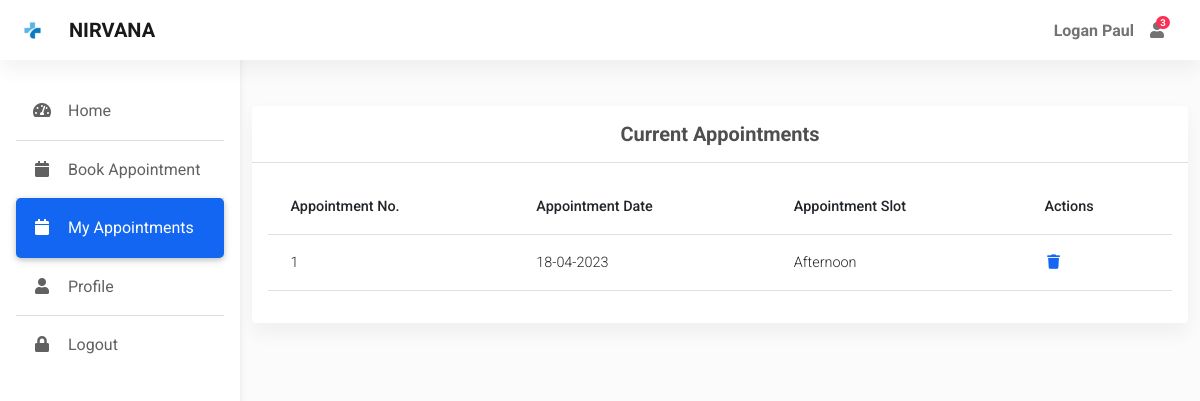
Screenshot of /myappointments/ (signed in) with the database file from the repository.
### app.py (models this page shows)
class User(db.Model, UserMixin):
    id = db.Column(db.Integer, primary_key=True)
    username = db.Column(db.String(50), nullable=False, unique=True)
    password = db.Column(db.String(50), nullable=False)
    name = db.Column(db.String(50), nullable=False)
    address = db.Column(db.String(80))
    city = db.Column(db.String(30))
    dob = db.Column(db.Date, nullable=False)
    gender = db.Column(db.String(10), nullable=False)
    is_doctor = db.Column(db.Boolean, default=False, nullable=False)
    mobile = db.Column(db.Integer)

class Appointment(db.Model):
    id = db.Column(db.Integer, primary_key=True)
    user_id = db.Column(db.Integer, db.ForeignKey('user.id'), nullable=False)
    slot = db.Column(db.String(50), nullable=False)
    date = db.Column(db.Date, nullable=False)
    status = db.Column(db.Boolean, default=False, nullable=False)

### app.py (the view)
@app.route("/myappointments/<int:id>", methods=['GET','POST'])
@app.route("/myappointments/")
@login_required
def myappointments(id=None):
    check_user = User.query.filter_by(id = current_user.id).first()
    if check_user.is_doctor:
        appointments = db.session.query(Appointment, User).join(User).filter(Appointment.date == date.today()).filter(Appointment.status == False).order_by(db.case({
            'morning': 1,
            'afternoon': 2,
            'evening': 3
        }, value=Appointment.slot)).all()
    else:
        appointments = Appointment.query.filter_by(user_id = current_user.id).all()
    appointment = None
    if id is not None:
        appointment = db.session.query(Appointment, User).join(User).filter(Appointment.id == id).all()
    return render_template("myappointments.html", appointments=appointments, appointment=appointment, id=id)

### app.py (called while the page is built)
@login_manager.user_loader
def load_user(user_id):
    return User.query.get(int(user_id))

@app.context_processor
def inject_datetime():
    return dict(datetime=datetime)

### templates/myappointments.html (shortened to what this page needs)
{% extends "dashboard.html" %}
{% block main %}
<div class="container pt-5">
  <section class="mb-4">
    <div class="card">
      <div class="card-header text-center py-3">
        <h5 class="mb-0 text-center">
          <strong>Current Appointments</strong>
        </h5>
      </div>
      {% if current_user.is_doctor %}
      <div class="card-body">
        <div class="table-responsive">
          <table class="table table-hover text-nowrap">
            <thead>
              <tr>
                <th scope="col">Appointment No.</th>
                <th scope="col">Patient Name</th>
                <th scope="col">Age</th>
                <th scope="col">DOB</th>
                <th scope="col">Slot</th>
                <th scope="col">Actions</th>
              </tr>
            </thead>
            <tbody>
              {% for appointment in appointments %}
                <tr id="{{ loop.index }}">
                  <td>{{ loop.index }}</td>
                  <td>{{ appointment.User.name }}</td>
                  <td>{{ appointment.User.dob|calculate_age }}</td>
                  <td>{{ appointment.User.dob.strftime('%d-%m-%Y') }}</td>
                  <td>{{ appointment.Appointment.slot.capitalize() }}</td>
                  <td>
                    <a href="/myappointments/{{ appointment.Appointment.id }}"><i class="fas fa-plus fa-fw me-3"></i></a>
                    <span>
                      <a  href="{{ url_for('myappointments') }}"><i class="fas fa-minus fa-fw me-3"></i></a>
                    </span>
                  </td>
                </tr>
              {% endfor %}
            </tbody>
          </table>
        </div>
      </div>
      {% else %}
      <div class="card-body">
        <div class="table-responsive">
          <table class="table table-hover text-nowrap">
            <thead>
              <tr>
                <th scope="col">Appointment No.</th>
                <th scope="col">Appointment Date</th>
                <th scope="col">Appointment Slot</th>
                <th scope="col">Actions</th>
              </tr>
            </thead>
            <tbody>
              {% for appointment in appointments %}
                <tr>
                  <td>{{ loop.index }}</td>
                  <td>{{ appointment.date.strftime('%d-%m-%Y') }}</td>
                  <td>{{ appointment.slot.capitalize() }}</td>
                  <td>
                    <a href="/delete_appointment/{{ appointment.id }}"><i class="fas fa-trash fa-fw me-3"></i></a>
                  </td>
                </tr>
              {% endfor %}
            </tbody>
          </table>
        </div>
      </div>
      {% endif %}
    </div>
  </section>
</div>
{% endblock %}

### templates/dashboard.html (shortened to what this page needs)
<!DOCTYPE html>
<html lang="en">
<head>
  <link rel="stylesheet" href="https://use.fontawesome.com/releases/v5.11.2/css/all.css" />
  <link rel="stylesheet" href="{{ url_for('static', filename='css/mdb.min.css') }}" />
  <link rel="stylesheet"  href="{{ url_for('static', filename='css/admin.css') }}"/>
</head>
<body>
  <header>
    <nav id="sidebarMenu" class="collapse d-lg-block sidebar collapse bg-white">
      <div class="position-sticky">
        <div class="list-group list-group-flush mx-3 mt-4">
          <a href="{{ url_for('home') }}" class="list-group-item list-group-item-action py-3 ripple {% if request.endpoint == 'home' %}active{% endif %}" aria-current="true">
            <i class="fas fa-tachometer-alt fa-fw me-3"></i><span>Home</span>
          </a>
          {% if not current_user.is_doctor %}
          <a href="{{ url_for('appointment') }}" class="list-group-item list-group-item-action py-3 ripple {% if request.endpoint == 'appointment' %}active{% endif %}"><i
              class="fas fa-calendar fa-fw me-3"></i><span>Book Appointment</span></a>
          <a href="{{ url_for('myappointments') }}" class="list-group-item list-group-item-action py-3 ripple {% if request.endpoint == 'myappointments' %}active{% endif %}"><i
                class="fas fa-calendar fa-fw me-3"></i><span>My Appointments</span></a>
          {% endif %}
          <a href="{{ url_for('profile') }}" class="list-group-item list-group-item-action py-3 ripple {% if request.endpoint == 'profile' %}active{% endif %}"><i
              class="fas fa-user fa-fw me-3"></i><span>Profile</span></a>
          <a href="{{ url_for('logout') }}" class="list-group-item list-group-item-action py-3 ripple">
            <i class="fas fa-lock fa-fw me-3"></i><span>Logout</span>
          </a>
        </div>
      </div>
    </nav>
    <nav id="main-navbar" class="navbar navbar-expand-lg navbar-light bg-white fixed-top">
      <div class="container-fluid">
        <a class="navbar-brand d-flex align-items-center fw-bold" href="/"><img class="d-inline-block me-3"  src="{{ url_for('static', filename='img/icons/logo.png') }}" alt="" />NIRVANA</a>
        <ul class="navbar-nav ms-auto d-flex flex-row">
            <li>
                <a class="nav-link me-3 me-lg-0 d-flex align-items-center fw-bold" href="#">{{ current_user.name }}</a>
            </li>
          <li class="nav-item dropdown">
            <a class="nav-link me-3 me-lg-0 dropdown-toggle hidden-arrow" href="#" id="navbarDropdownMenuLink"
              role="button" data-mdb-toggle="dropdown" aria-expanded="false">
              <i class="fas fa-user"></i>
              <span class="badge rounded-pill badge-notification bg-danger">3</span>
            </a>
          </li>
          <li class="nav-item dropdown">
            <a class="nav-link dropdown-toggle hidden-arrow d-flex align-items-center" href="#"
              id="navbarDropdownMenuLink" role="button" data-mdb-toggle="dropdown" aria-expanded="false">
            </a>
          </li>
        </ul>
      </div>
    </nav>
  </header>
  <main style="margin-top: 58px">
    {% block main %}
    {% endblock %}
  </main>
</body>
</html>

### static/css/admin.css (style rules this page uses)
body { background-color: #fbfbfb; }
@media (min-width: 991.98px) { main { padding-left: 240px; } }
.sidebar { position: fixed; top: 0; bottom: 0; left: 0; padding: 58px 0 0; box-shadow: 0 2px 5px 0 rgb(0 0 0 / 5%), 0 2px 10px 0 rgb(0 0 0 / 5%); width: 240px; z-index: 600; }
.sidebar .active { border-radius: 5px; box-shadow: 0 2px 5px 0 rgb(0 0 0 / 16%), 0 2px 10px 0 rgb(0 0 0 / 12%); }

### rows the page displays
User: name "Logan Paul"
Appointment: date "18-04-2023", slot "Afternoon"
